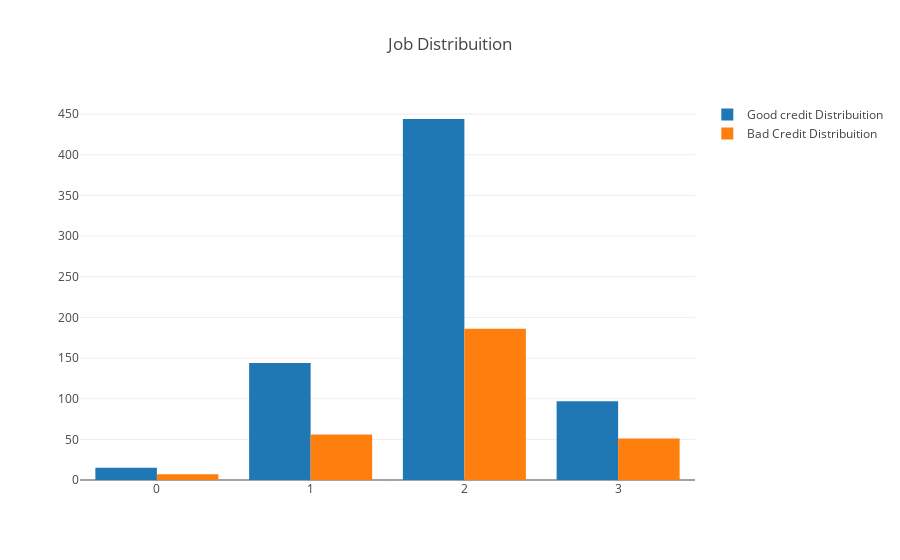

Notebook source saved alongside this figure:
### Code cell
configure_plotly_browser_state()
#First plot
trace0 = go.Bar(
    x = df_credit[df_credit["Risk"]== 'good']["Job"].value_counts().index.values,
    y = df_credit[df_credit["Risk"]== 'good']["Job"].value_counts().values,
    name='Good credit Distribuition'
)

#Second plot
trace1 = go.Bar(
    x = df_credit[df_credit["Risk"]== 'bad']["Job"].value_counts().index.values,
    y = df_credit[df_credit["Risk"]== 'bad']["Job"].value_counts().values,
    name="Bad Credit Distribuition"
)

data = [trace0, trace1]

layout = go.Layout(
    title='Job Distribuition'
)

fig = go.Figure(data=data, layout=layout)

py.iplot(fig, filename='grouped-bar')

### Figure 1 — Plotly figure (JSON) as saved in the notebook; plotly's stock layout.template omitted (floating-point values rounded to 4 significant figures)
{"data": [{"y": [444, 144, 97, 15], "x": [2, 1, 3, 0], "type": "bar", "name": "Good credit Distribuition", "uid": "08edf670-a83e-4c68-be2c-5cda7d439bf5"}, {"y": [186, 56, 51, 7], "x": [2, 1, 3, 0], "type": "bar", "name": "Bad Credit Distribuition", "uid": "cc3e17e1-9939-447b-a789-fafc82c9c566"}], "layout": {"title": {"text": "Job Distribuition"}}}
